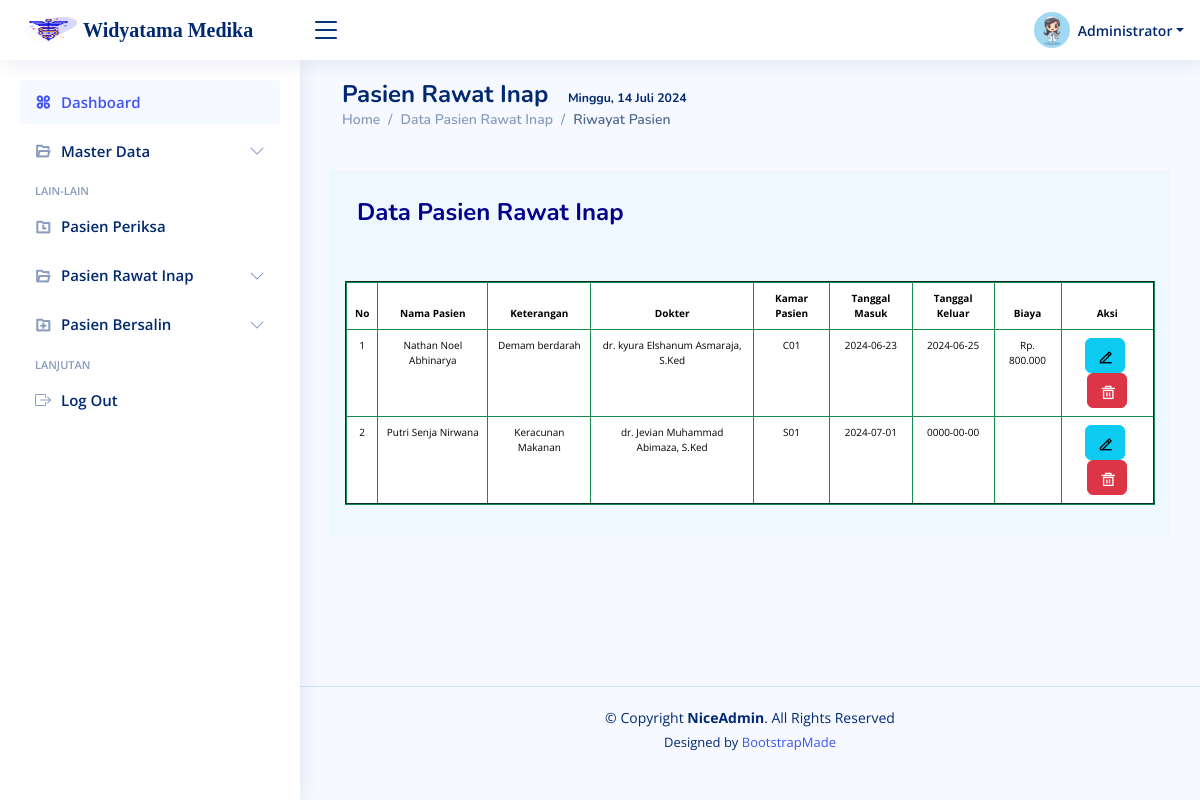
/admin/index.php?page=riwayat_rawat (signed in), run on the app's committed database.
### tables this page shows
CREATE TABLE `tb_rawat` (
  `id` int(11) NOT NULL,
  `nama_pasien` varchar(125) NOT NULL,
  `keterangan` varchar(255) NOT NULL,
  `dokter` varchar(125) NOT NULL,
  `kamar` varchar(10) NOT NULL,
  `tgl_masuk` date NOT NULL,
  `tgl_keluar` date NOT NULL,
  `biaya` varchar(20) NOT NULL
);

### admin/riwayat_rawat.php (the view, shortened to what this page needs)
<main id="main" class="main">
<div class="pagetitle">
      <h1 style="font-weight:bold;">Pasien Rawat Inap &nbsp;
        <small><small><small><small><small>
        </small></small></small></small></small>
        </h1>
      <nav>
        <ol class="breadcrumb">
          <li class="breadcrumb-item"><a href="?page=dashboard">Home</a></li>
          <li class="breadcrumb-item">Data Pasien Rawat Inap</li>
          <li class="breadcrumb-item active">Riwayat Pasien</li>
        </ol>
      </nav>
      <br>
 <?php
include "../config/koneksi.php";
$sqlrawatinap = "SELECT * FROM tb_rawat";
$query = mysqli_query($koneksi, $sqlrawatinap) or die("SQL Error");
$nomor = 1;
?>
<div class="row" style="background-color:aliceblue; padding: 15px" >
    <h4 style="color:darkblue; font-weight:bold; margin-top:13px;">Data Pasien Rawat Inap</h4><br><br><br><br>
    <table class="table table-bordered border-success" border="2" style="text-align: center; font-size: 10px;">
                <thead>
                  <tr>
                    <th>No</th>
                    <th>Nama Pasien</th>
                    <th>Keterangan</th>
                    <th>Dokter</th>
                    <th>Kamar Pasien</th>
                    <th>Tanggal Masuk</th>
                    <th>Tanggal Keluar</th>
                    <th>Biaya</th>
                    <th>Aksi</th>
                  </tr>
                </thead>
                <tbody>
                <?php
                   while ($row = mysqli_fetch_assoc($query))
                {
                  ?>
                  <tr>
                    <td><?= $nomor ?></td>
                    <td><?= $row['nama_pasien'] ?></td>
                    <td><?= $row['keterangan'] ?></td>
                    <td><?= $row['dokter'] ?></td>
                    <td><?= $row['kamar'] ?></td>
                    <td><?= $row['tgl_masuk'] ?></td>
                    <td><?= $row['tgl_keluar'] ?></td>
                    <td><?= $row['biaya'] ?></td>
                    <td>
                      <a href="?page=Erawat&id=<?= $row['id'];?>">
                      <button type="button" class="btn btn-info" style="width: 40px; height: 35px;"><i class="ri-edit-2-line"></i></button>
                      </a>&nbsp;
                      <a href="?page=Hrawat&id=<?= $row['id'];?>">
                      <button type="button" class="btn btn-danger"  style="width: 40px; height: 35px;"><i class="ri-delete-bin-5-line"></i></button></a>
                    </td>
                  </tr>
                  <?php $nomor++;
                }  ?>
                </tbody>
              </table>
</div>
</div>
</main>

### assets/css/style.css (style rules this page uses)
:root { scroll-behavior: smooth; }
body { font-family: "Open Sans", sans-serif; background: #f6f9ff; color: #444444; }
a { color: #4154f1; text-decoration: none; }
h1, h2, h3, h4, h5, h6 { font-family: "Nunito", sans-serif; }
#main { margin-top: 60px; padding: 20px 30px; transition: all 0.3s; }
.pagetitle { margin-bottom: 10px; }
.pagetitle h1 { font-size: 24px; margin-bottom: 0; font-weight: 600; color: #012970; }
.breadcrumb { font-size: 14px; font-family: "Nunito", sans-serif; color: #899bbd; font-weight: 600; }
.breadcrumb a { color: #899bbd; transition: 0.3s; }
.breadcrumb .breadcrumb-item::before { color: #899bbd; }
.breadcrumb .active { color: #51678f; font-weight: 600; }
@media (min-width: 1200px) { #main, #footer { margin-left: 300px; } }

### data on the page
tb_rawat: nama_pasien "Nathan Noel Abhinarya", keterangan "Demam berdarah", dokter "dr. kyura Elshanum Asmaraja, S.Ked", kamar "C01", tgl_masuk "2024-06-23", tgl_keluar "2024-06-25", biaya "Rp. 800.000"
tb_rawat: nama_pasien "Putri Senja Nirwana", keterangan "Keracunan Makanan", dokter "dr. Jevian Muhammad Abimaza, S.Ked", kamar "S01", tgl_masuk "2024-07-01", tgl_keluar "0000-00-00"
